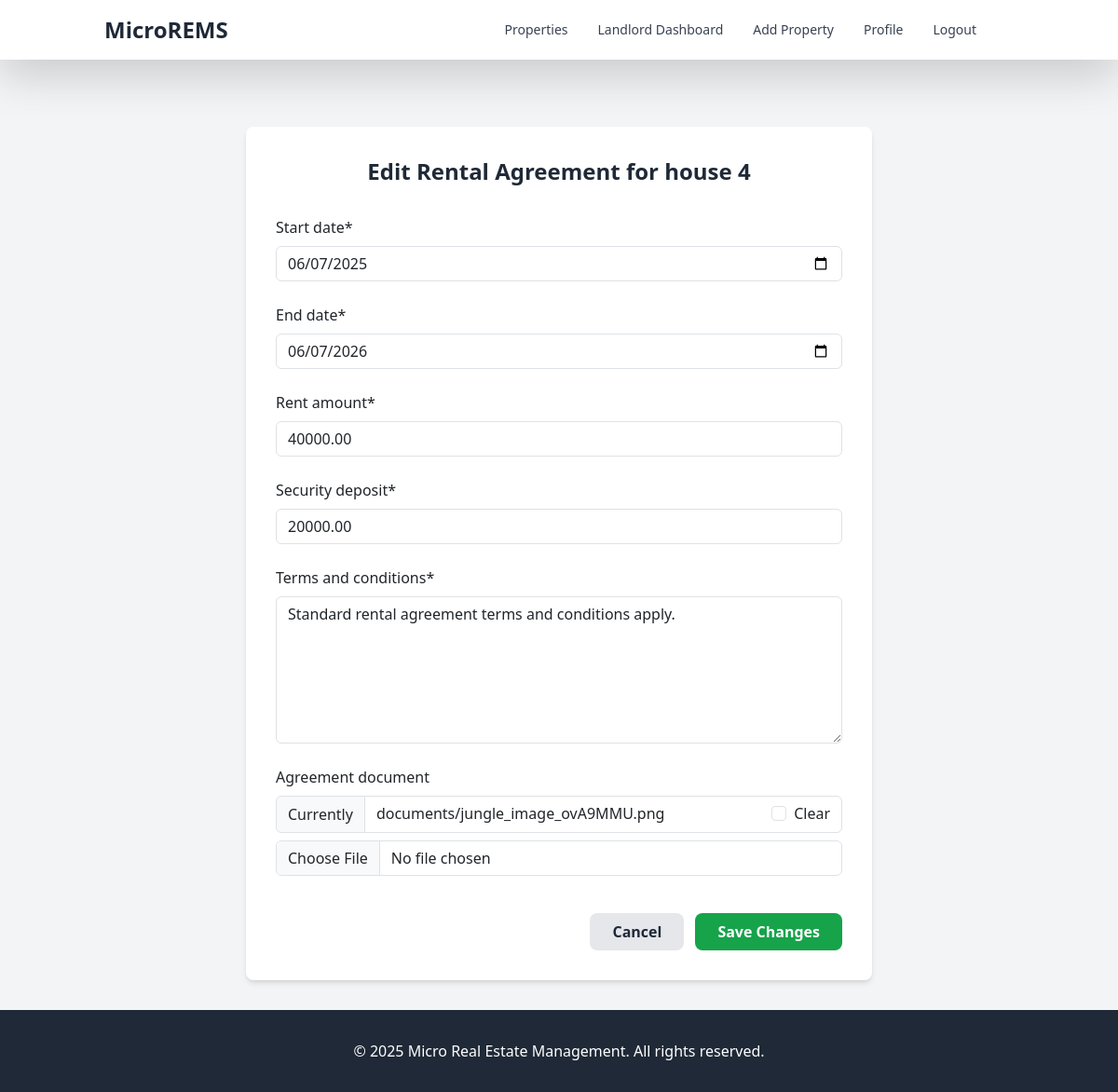
/properties/agreements/4/edit/ (signed in), run on the app's committed database.
### properties/models.py (models this page shows, shortened)
class Property(models.Model):
    PROPERTY_STATUS_CHOICES = [
        ('available', 'Available'),
        ('rented', 'Rented'),
        ('maintenance', 'Under Maintenance'),
        ('not_available', 'Not Available'),
    ]
    PROPERTY_TYPE_CHOICES = [
        ('apartment', 'Apartment'),
        ('house', 'House'),
        ('condo', 'Condominium'),
        ('commercial', 'Commercial Space'),
        ('land', 'Land'),
        ('other', 'Other'),
    ]
    landlord = models.ForeignKey(Landlord, on_delete=models.CASCADE, related_name='properties')
    title = models.CharField(max_length=200)
    description = models.TextField()
    property_type = models.CharField(max_length=20, choices=PROPERTY_TYPE_CHOICES, default='apartment')
    address = models.TextField()
    city = models.CharField(max_length=100)
    state = models.CharField(max_length=100)
    zip_code = models.CharField(max_length=20)
    bedrooms = models.PositiveIntegerField(default=1)
    bathrooms = models.DecimalField(max_digits=3, decimal_places=1, default=1.0)
    area_sqft = models.PositiveIntegerField()
    rent_amount = models.DecimalField(max_digits=10, decimal_places=2)
    security_deposit = models.DecimalField(max_digits=10, decimal_places=2)
    available_from = models.DateField()
    status = models.CharField(max_length=20, choices=PROPERTY_STATUS_CHOICES, default='available')
    amenities = models.TextField(blank=True, null=True)
    created_at = models.DateTimeField(auto_now_add=True)
    updated_at = models.DateTimeField(auto_now=True)
    class Meta:
        verbose_name_plural = "Properties"

class RentalAgreement(models.Model):
    AGREEMENT_STATUS_CHOICES = [
        ('pending', 'Pending'),
        ('active', 'Active'),
        ('expired', 'Expired'),
        ('terminated', 'Terminated'),
    ]
    property = models.ForeignKey(Property, on_delete=models.CASCADE, related_name='rental_agreements')
    tenant = models.ForeignKey(Tenant, on_delete=models.CASCADE, related_name='rental_agreements')
    start_date = models.DateField()
    end_date = models.DateField()
    rent_amount = models.DecimalField(max_digits=10, decimal_places=2)
    security_deposit = models.DecimalField(max_digits=10, decimal_places=2)
    agreement_document = models.FileField(upload_to='documents/', blank=True, null=True)
    status = models.CharField(max_length=20, choices=AGREEMENT_STATUS_CHOICES, default='pending')
    terms_and_conditions = models.TextField()
    created_at = models.DateTimeField(auto_now_add=True)
    updated_at = models.DateTimeField(auto_now=True)

### properties/views.py (the view)
# urls.py: path('agreements/<int:agreement_id>/edit/', views.edit_agreement, name='edit_agreement'),
@login_required
def edit_agreement(request, agreement_id):
    agreement = get_object_or_404(RentalAgreement, id=agreement_id)
    property_obj = agreement.property
    if not request.user.is_landlord or property_obj.landlord.user != request.user:
        messages.error(request, 'You do not have permission to edit this agreement.')
        return redirect('agreement_detail', agreement_id=agreement_id)
    if request.method == 'POST':
        form = RentalAgreementForm(request.POST, request.FILES, instance=agreement)
        if form.is_valid():
            form.save()
            messages.success(request, 'Agreement updated successfully!')
            return redirect('agreement_detail', agreement_id=agreement_id)
    else:
        form = RentalAgreementForm(instance=agreement)
    return render(request, 'properties/edit_agreement.html', {
        'form': form,
        'agreement': agreement,
        'property': property_obj
    })

### properties/forms.py (shortened to what this page needs)
class RentalAgreementForm(forms.ModelForm):
    class Meta:
        model = RentalAgreement
        fields = [
            'start_date', 'end_date', 'rent_amount', 'security_deposit',
            'terms_and_conditions', 'agreement_document'
        ]
        widgets = {
            'start_date': forms.DateInput(attrs={'type': 'date'}),
            'end_date': forms.DateInput(attrs={'type': 'date'}),
            'terms_and_conditions': forms.Textarea(attrs={'rows': 6}),
        }

### templates/properties/edit_agreement.html (shortened to what this page needs)
{% extends 'base.html' %}
{% load crispy_forms_tags %}
{% block content %}
<div class="max-w-2xl mx-auto bg-white p-8 rounded-lg shadow-md mt-10">
    <h2 class="text-2xl font-bold text-gray-800 text-center mb-8">
        Edit Rental Agreement for {{ property.title }}
    </h2>
    <form method="post" enctype="multipart/form-data">
        <div class="space-y-6">
            {{ form|crispy }}
        </div>
        <div class="mt-10 flex justify-end space-x-3">
            <a href="{% url 'agreement_detail' agreement.id %}"
               class="bg-gray-200 hover:bg-gray-300 text-gray-800 font-bold py-2 px-4 rounded-lg transition duration-150">
                Cancel
            </a>
            <button type="submit" class="bg-green-600 hover:bg-green-700 text-white font-bold py-2 px-4 rounded-lg focus:outline-none focus:shadow-outline transition duration-150">
                Save Changes
            </button>
        </div>
    </form>
</div>
{% endblock %}

### static/css/style.css (style rules this page uses)
body { display: flex; flex-direction: column; min-height: 100vh; }

### data on the page
Property: title "house 4"
RentalAgreement: start_date "06/07/2025", end_date "06/07/2026", rent_amount "40000.00", security_deposit "20000.00", terms_and_conditions "Standard rental agreement terms and conditions apply."
